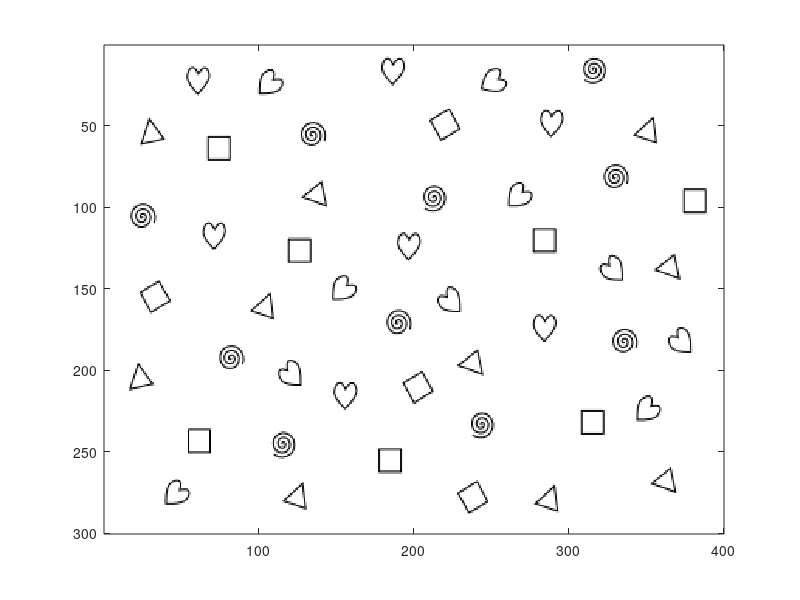
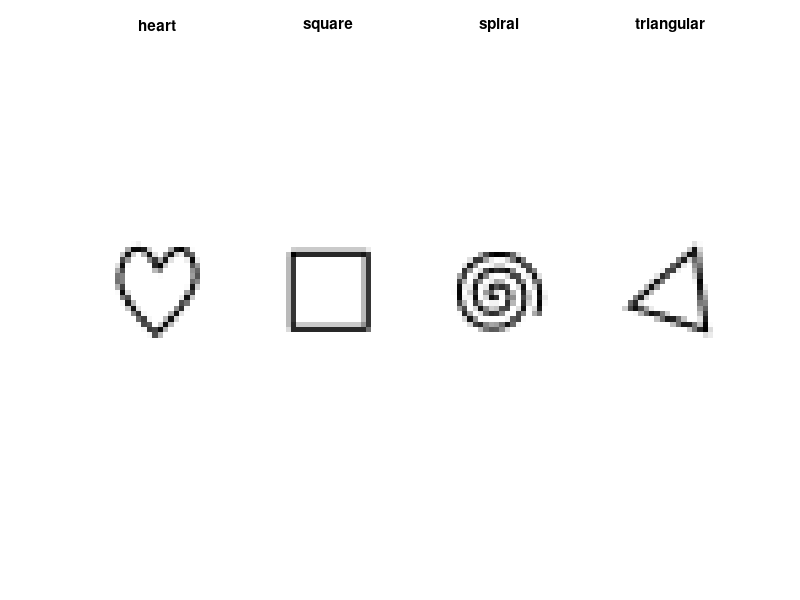

The MATLAB source for these figures, in order: (Note: this script raises an error after producing the figures.)
% In this tutorial you are going to use the Neural Network of the last
% tutorial on an image classification task. The image you are going to
% classify consists of 4 different items on white background. You are going
% to train your NN on these 4 items. After training you are going to find
% these items in the image. 

%% Load Training Data and setUp neural network
clear
close all

load('heart.mat')
load('square.mat')
load('spiral.mat')
load('triangular.mat')
load('image.mat')

figure(1)
imagesc(image)
colormap('gray')

figure(2)
subplot(141)
imagesc(heart)
colormap('gray')
axis equal
axis off
title('heart')

subplot(142)
imagesc(square)
colormap('gray')
axis equal
axis off
title('square')

subplot(143)
imagesc(spiral)
colormap('gray')
axis equal
axis off
title('spiral')

subplot(144)
imagesc(triangular)
colormap('gray')
axis equal
axis off
title('triangular')


%% Initialization of Neural Network
neurons=10; 
NN=struct; 
NN.layer1=randn(neurons,1); % Here we initialize the weights of the first layer
NN.delta_layer1=zeros(neurons,1); % Initialization for backProp
NN.layer2=randn(4,neurons); % Here we initialize the weights of the second layer
NN.delta_layer1=zeros(1,neurons); % Initialization for backProp
NN.bias_layer1=0;   % Initialize the bias for layer 1
NN.delta_bias_layer1=0;
NN.bias_layer2=0;   % Initialize the bias for layer 2
NN.delta_bias_layer2=0;

%% Training the Neural Network

% Trainingsparameter
iterations=10000;    % amount of epochs
eta=1e-5;      % learning rate

% As you may have already noticed, the size of the weight matrix in the
% last layer has changed to 4x10. This is because we want our network to
% output a vector with 4 entries, one for each item we want to classify. In
% case 2 or more items were overlapping in our image, we would then get activity
% at the corresponding entries. You may wonder how a 2D image is supposed to
% be fed to the network. Well for this we need to increase the amount of
% neurons in the first layer. Each of the training items has a size of 20x20
% pixels which means that we need 20*20=400 neurons in the first layer (one
% for each pixel). Also you will need to resize each trainingitem into a
% vector of the size 400x1. This can be easily done for any matrix by
% using '(:)', e.g. x(:). For training you will need some variable
% containing all training items. In each iteration you should randomly
% choose one training item ('randi' should be useful). Also this time you
% need to define a target for each trainingitem, for the square it could be
% [1;0;0;0]. Think about your squashing function, which values make sense
% ,which don't and why? Also think about the costfunction and its
% dimension.
% After training, implement a function that is scanning over image and
% feeding 20x20 patches into your neural network. Find a way to
% illustrate where your neural network is able to detect the
% trained images in the big 300x400 image.

for iter=1:iterations
    [z,z_withoutNL,y,y_withoutNL]=feedForward(NN,x);
    [cost(iter),NN]=backProp(NN,x,z,z_withoutNL,y,y_withoutNL,target);
    
    NN.layer1=NN.layer1-eta*NN.delta_layer1;
    NN.layer2=NN.layer2-eta*NN.delta_layer2;
    NN.bias_layer1=NN.bias_layer1-eta*NN.delta_bias_layer1;
    NN.bias_layer2=NN.bias_layer2-eta*NN.delta_bias_layer2;
    
    if mod(iter,10)==0 % each 10 iterations plot
        clc
        iter
        % Here you use some way to illustrate the progress of your
        % training, e.g. plotting the costfunction or the output of your NN
        % with the target
    end
end


